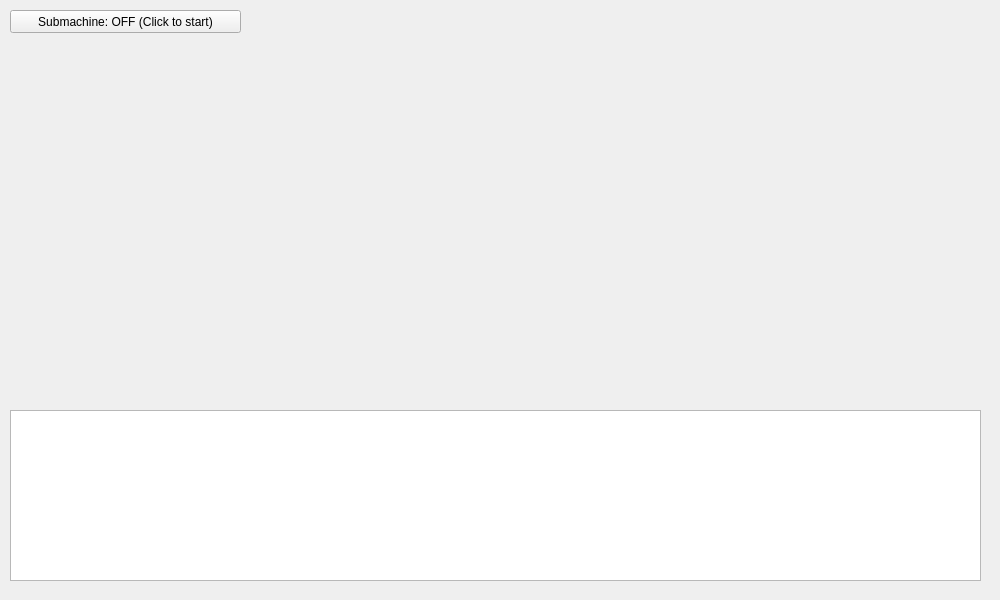
<?xml version="1.0" encoding="UTF-8"?>
<ui version="4.0">
 <class>MainWindow</class>
 <widget class="QMainWindow" name="MainWindow">
  <property name="geometry">
   <rect>
    <x>0</x>
    <y>0</y>
    <width>1000</width>
    <height>600</height>
   </rect>
  </property>
  <property name="windowTitle">
   <string>MainWindow</string>
  </property>
  <widget class="QWidget" name="centralwidget">
   <widget class="QPushButton" name="pushButton">
    <property name="geometry">
     <rect>
      <x>10</x>
      <y>10</y>
      <width>231</width>
      <height>23</height>
     </rect>
    </property>
    <property name="text">
     <string>Submachine: OFF (Click to start)</string>
    </property>
   </widget>
   <widget class="QPlainTextEdit" name="memo">
    <property name="geometry">
     <rect>
      <x>10</x>
      <y>410</y>
      <width>971</width>
      <height>171</height>
     </rect>
    </property>
   </widget>
  </widget>
 </widget>
 <resources/>
 <connections/>
</ui>
